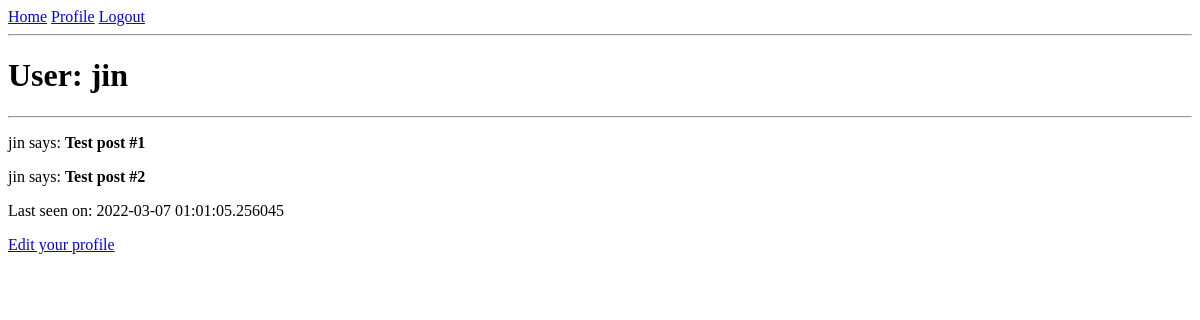
Page /user/jin (signed in) on the earlier database version.
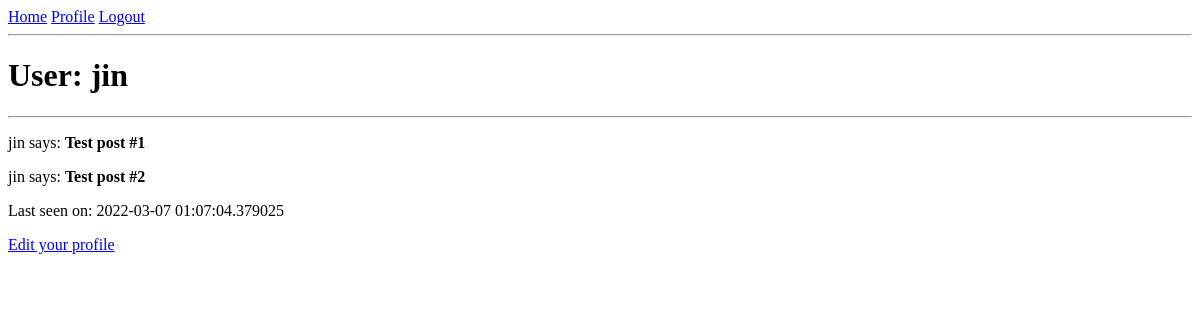
Same page on the later database version.
### app/models.py (models this page shows, shortened)
class User(UserMixin, db.Model):
    id = db.Column(db.Integer, primary_key=True)
    username = db.Column(db.String(64), index=True, unique=True)
    email = db.Column(db.String(120), index=True, unique=True)
    password_hash = db.Column(db.String(128))
    last_seen = db.Column(db.DateTime, default=datetime.utcnow)

### app/routes.py (the view)
@app.route("/user/<username>")
@login_required
def user(username):
    user = User.query.filter_by(username=username).first_or_404()
    posts = [
        {"author": user, "body": "Test post #1"},
        {"author": user, "body": "Test post #2"},
    ]
    return render_template("user.html", user=user, posts=posts)

### app/models.py (called while the page is built)
@login.user_loader
def load_user(id):
    return User.query.get(int(id))

### app/routes.py (called while the page is built)
@app.before_request
def before_request():
    if current_user.is_authenticated:
        current_user.last_seen = datetime.utcnow()
        db.session.commit()

### app/templates/user.html
{% extends "base.html" %}
{% block content %}
    <h1>User: {{ user.username }}</h1>
    <hr>
    {% for post in posts %}
    <p>
    {{ post.author.username }} says: <b>{{ post.body }}</b>
    </p>
    {% endfor %}
    {% if user.last_seen %}<p>Last seen on: {{ user.last_seen }}</p>{% endif %}
    {% if user == current_user %}
    <p><a href="{{ url_for('edit_profile') }}">Edit your profile</a></p>
    {% endif %}
{% endblock %}

### app/templates/base.html (shortened to what this page needs)
<!DOCTYPE html>
<html>
  <head>
  </head>
  <body>
    <div>
      <a href="{{ url_for('index') }}">Home</a>
      {% if current_user.is_anonymous %}
      <a href="{{ url_for('login') }}">Login</a>
      {% else %}
      <a href="{{ url_for('user', username=current_user.username) }}">Profile</a>
      <a href="{{ url_for('logout') }}">Logout</a>
      {% endif %}
    </div>
    <hr />
    {% block content %}{% endblock %}
  </body>
</html>

Differences in the rows shown:
changed User "jin": last_seen "2022-03-07 01:01:05.256045" → "2022-03-07 01:07:04.379025"
